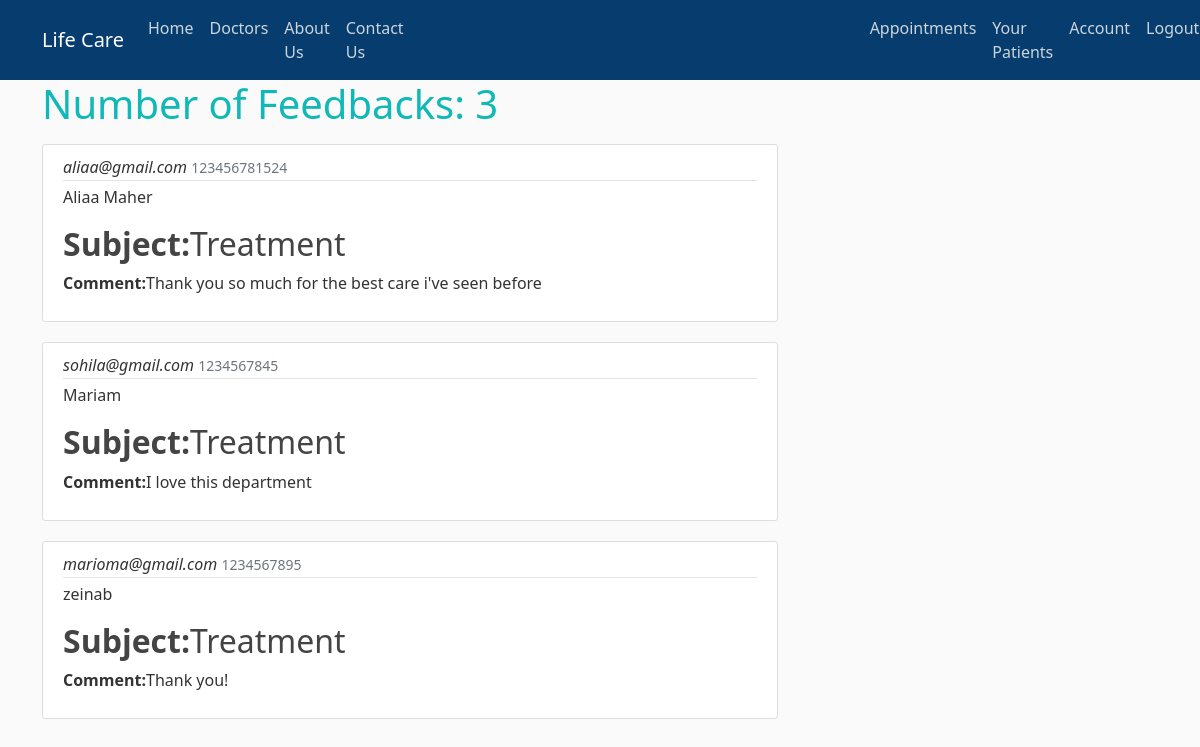
The page /message (signed in) on the database its author committed.
### his/models.py (models this page shows, shortened)
class ContactUs(db.Model):
    id = db.Column(db.Integer, primary_key=True)
    name = db.Column(db.String(20), nullable=False)
    email = db.Column(db.String(120), unique=True, nullable=False)
    mobile_number = db.Column(db.Integer, nullable=False)
    subject = db.Column(db.String(120), nullable=False)
    message = db.Column(db.Text, nullable=False)

### his/routes.py (the view)
@app.route("/message")
@login_required
def message():
    messages = ContactUs.query.all()
    count_messages = len(messages)
    return render_template('messages.html', messages=messages, count_messages=count_messages)

### his/models.py (called while the page is built)
@login_manager.user_loader
def load_user(user_id):
    return User.query.get(int(user_id))

### his/templates/messages.html
{% extends "layout.html" %}
{% block content %}
  <h1 class="mb-3">Number of Feedbacks: {{ count_messages }}</h1>
    {% for message in messages %}
        <article class="media content-section">
          <div class="media-body">
            <div class="article-metadata">
              <i class="mr-2">{{ message.email }}</i>
              <small class="text-muted">{{ message.mobile_number }}</small>
            </div>
            <p class="article-content">{{ message.name }}</p>
            <h2 class="article-title"><strong>Subject:</strong>{{ message.subject }}</a></h2>
            <p class="article-content"><strong>Comment:</strong>{{ message.message }}</p>
          </div>
        </article>
    {% endfor %}
{% endblock content %}

### his/static/main.css (style rules this page uses)
body { background: #fafafa; color: #333333; margin-top: 5rem; }
h1, h2, h3, h4, h5, h6 { color: #10b8b8; }
.content-section { background: #ffffff; padding: 10px 20px; border: 1px solid #dddddd; border-radius: 3px; margin-bottom: 20px; }
.article-title { color: #444444; }
.article-content { white-space: pre-line; }
.article-metadata { padding-bottom: 1px; margin-bottom: 4px; border-bottom: 1px solid #e3e3e3 }

### rows shown on the page
ContactUs: email "aliaa@gmail.com", mobile_number "123456781524", name "Aliaa Maher", subject "Treatment", message "Thank you so much for the best care i've seen before"
ContactUs: email "sohila@gmail.com", mobile_number "1234567845", name "Mariam", subject "Treatment", message "I love this department"
ContactUs: email "marioma@gmail.com", mobile_number "1234567895", name "zeinab", subject "Treatment", message "Thank you!"

### other values the page prints
{{ count_messages }} "3"
